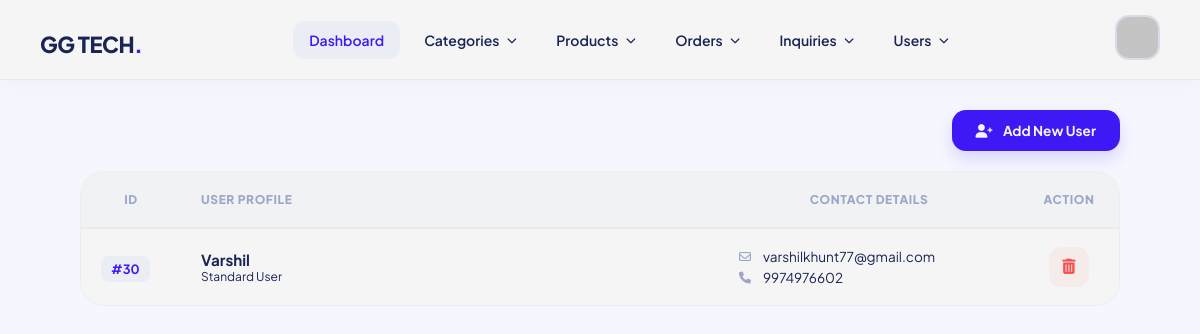
Page /admin/view_users.php (signed in) on the committed database.
### tables this page shows
CREATE TABLE `users_registration` (
  `id` int(11) NOT NULL,
  `name` varchar(100) DEFAULT NULL,
  `email` varchar(100) DEFAULT NULL,
  `mobile` varchar(15) DEFAULT NULL,
  `password` varchar(100) DEFAULT NULL
);

### admin/config.php (called while the page is built, shortened)
<?php
	function get($db, $fldlist, $tblname, $condition, $ord)
	{
		return mysqli_query($db,"SELECT $fldlist FROM $tblname $condition $ord");
	}
?>

### admin/view_users.php (the view, shortened to what this page needs)
<?php
include "header.php";
?>
<!DOCTYPE html>
<html lang="en">
<head>
    <link rel="stylesheet" href="https://cdnjs.cloudflare.com/ajax/libs/font-awesome/6.0.0/css/all.min.css">
</head>
<body class="admin-bg">
<div class="main-wrapper">
    <div class="action-bar">
        <a class="add-user-btn" href="../register.php">
            <i class="fa-solid fa-user-plus me-2"></i> Add New User
        </a>
    </div>
    <div class="table-container shadow-sm">
        <table class="modern-table">
            <thead>
                <tr>
                    <th class="col-id">ID</th>
                    <th class="col-profile">User Profile</th>
                    <th class="col-contact">Contact Details</th>
                    <th class="col-action">Action</th>
                </tr>
            </thead>
            <tbody>
                <?php
                $users = get($db,"*","users_registration","","");
                while($user = mysqli_fetch_array($users))
                {
                ?>
                <tr>
                    <td class="col-id">
                        <span class="id-badge">#<?php echo $user['id']; ?></span>
                    </td>
                    <td class="col-profile">
                        <div class="fw-700 text-dark"><?php echo $user['name']; ?></div>
                        <div class="text-muted small" style="font-size:12px;">Standard User</div>
                    </td>
                    <td class="col-contact">
                        <div class="contact-group">
                            <div class="contact-info">
                                <i class="fa-regular fa-envelope"></i>
                                <?php echo $user['email']; ?>
                            </div>
                            <div class="contact-info">
                                <i class="fa-solid fa-phone"></i>
                                <?php echo $user['mobile']; ?>
                            </div>
                        </div>
                    </td>
                    <td class="col-action">
                        <a class="action-btn delete" href="view_users.php?dl=<?php echo $user['id']; ?>" onClick="return del()" title="Delete User">
                            <i class="fa-solid fa-trash-can"></i>
                        </a>
                    </td>
                </tr>
                <?php } ?>
            </tbody>
        </table>
    </div>
</div>
</body>
</html>

### admin/header.php (style rules this page uses)
body { filter: brightness(96%); }
:root { --accent: #4318ff; --text-main: #1b2559; --text-muted: #a3aed0; --white: #ffffff; --bg-hover: #f4f7fe; }
* { margin: 0; padding: 0; box-sizing: border-box; font-family: 'Plus Jakarta Sans', sans-serif; }
.me-2 { margin-right: 0.5rem; }

### admin/view_users.php (style rules this page uses)
body { filter: brightness(96%); }
:root { --accent: #4318ff; --bg-light: #f4f7fe; --text-main: #1b2559; --text-muted: #a3aed0; --danger: #ff5252; --border: #f1f5f9; }
body.admin-bg { background-color: var(--bg-light); font-family: 'Plus Jakarta Sans', sans-serif; margin: 0; }
.main-wrapper { max-width: 1100px; margin: 30px auto; padding: 0 30px; }
.action-bar { display: flex; justify-content: flex-end; margin-bottom: 20px; }
.fw-700 { font-weight: 700; }
.table-container { background: #fff; border-radius: 24px; overflow: hidden; border: 1px solid rgba(0,0,0,0.03); }
.modern-table { width: 100%; border-collapse: collapse; }
.col-id { width: 100px; }
.col-profile { text-align: left; }
.col-contact { width: 300px; }
.col-action { width: 100px; text-align: center; }
.modern-table thead th { background: #fafcfe; padding: 20px; font-size: 0.75rem; text-transform: uppercase; letter-spacing: 0.05em; color: var(--text-muted); font-weight: 800; border-bottom: 2px solid var(--border); }
.modern-table tbody td { padding: 18px 20px; border-bottom: 1px solid var(--border); vertical-align: middle; font-size: 0.95rem; color: var(--text-main); }
.modern-table tr:last-child td { border-bottom: none; }
.id-badge { background: #f4f7fe; color: var(--accent); padding: 5px 10px; border-radius: 8px; font-weight: 700; font-size: 0.8rem; }
.contact-group { display: flex; flex-direction: column; gap: 4px; }
.contact-info { font-size: 0.85rem; color: var(--text-main); display: flex; align-items: center; gap: 8px; }
.contact-info i { color: var(--text-muted); width: 16px; font-size: 12px; }
.add-user-btn { background: var(--accent); color: #fff; padding: 12px 24px; border-radius: 14px; font-weight: 700; text-decoration: none; transition: 0.3s; font-size: 0.85rem; box-shadow: 0 8px 16px rgba(67, 24, 255, 0.15); }
.action-btn.delete { width: 40px; height: 40px; display: inline-flex; align-items: center; justify-content: center; border-radius: 12px; background: #fff5f5; color: var(--danger); text-decoration: none; transition: all 0.2s; }

### rows in the picture
users_registration: id "30", name "Varshil", email "varshilkhunt77@gmail.com", mobile "9974976602"
